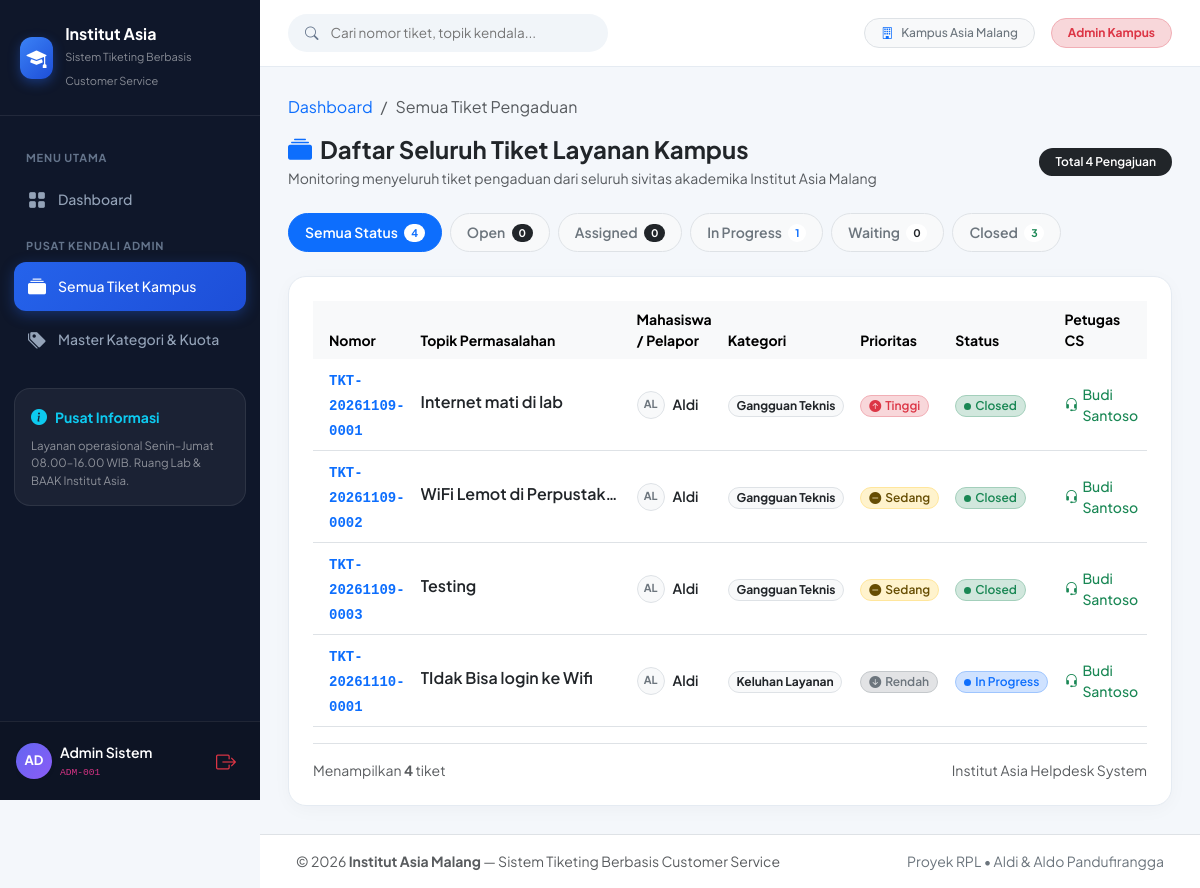
/admin/tiket (signed in), run on the app's committed database.
### tables this page shows
CREATE TABLE tiket (
    tiket_id    INTEGER PRIMARY KEY AUTOINCREMENT,
    nomor_unik  TEXT    NOT NULL UNIQUE,   -- format TKT-YYYYMMDD-XXXX
    judul       TEXT    NOT NULL,          -- wajib (BR-01, UC-02)
    deskripsi   TEXT    NOT NULL,          -- wajib (BR-01)
    kategori_id INTEGER NOT NULL
                REFERENCES kategori(kategori_id),
    prioritas   TEXT    NOT NULL DEFAULT 'Rendah'
                CHECK (prioritas IN ('Tinggi', 'Sedang', 'Rendah')),
    status      TEXT    NOT NULL DEFAULT 'Open'
                CHECK (status IN ('Open', 'Assigned', 'In Progress', 'Waiting', 'Closed')),
    customer_id INTEGER NOT NULL
                REFERENCES user(user_id),
    karyawan_id INTEGER
                REFERENCES user(user_id),  -- NULL sampai di-assign
    admin_id    INTEGER
                REFERENCES user(user_id),  -- NULL sampai di-assign
    dibuat_pada DATETIME NOT NULL DEFAULT CURRENT_TIMESTAMP,
    diperbarui  DATETIME NOT NULL DEFAULT CURRENT_TIMESTAMP
);

CREATE TABLE user (
    user_id           INTEGER PRIMARY KEY AUTOINCREMENT,
    nomor_identitas   TEXT    NOT NULL UNIQUE,  -- ADM-001, KRY-001, CST-001, dll.
    nama              TEXT    NOT NULL,
    email             TEXT    NOT NULL UNIQUE,
    password          TEXT    NOT NULL,          -- pbkdf2 hash (Werkzeug)
    role              TEXT    NOT NULL           -- 'admin' | 'karyawan' | 'customer'
                      CHECK (role IN ('admin', 'karyawan', 'customer')),
    aktif             INTEGER NOT NULL DEFAULT 1 -- 1=aktif, 0=nonaktif (BR-03)
                      CHECK (aktif IN (0, 1)),
    dibuat_pada       DATETIME NOT NULL DEFAULT CURRENT_TIMESTAMP
);

CREATE TABLE kategori (
    kategori_id INTEGER PRIMARY KEY AUTOINCREMENT,
    kode        TEXT    NOT NULL UNIQUE,
    nama        TEXT    NOT NULL UNIQUE,
    deskripsi   TEXT,
    kuota       INTEGER NOT NULL DEFAULT 50
                CHECK (kuota > 0),
    dibuat_pada DATETIME NOT NULL DEFAULT CURRENT_TIMESTAMP
);

### app.py (the view)
@app.route('/admin/tiket')
@role_required('admin')
def admin_tiket():
    db     = get_db()
    status = request.args.get('status', '')
    _ORDER = "ORDER BY CASE t.prioritas WHEN 'Tinggi' THEN 1 WHEN 'Sedang' THEN 2 ELSE 3 END, t.dibuat_pada ASC"
    _SELECT = '''
        SELECT  t.tiket_id, t.nomor_unik, t.judul,
                t.prioritas, t.status, t.dibuat_pada,
                uc.nama  AS nama_customer,
                k.nama   AS nama_kategori,
                kr.nama  AS nama_karyawan
        FROM    tiket t
        JOIN    user uc      ON t.customer_id = uc.user_id
        JOIN    kategori k   ON t.kategori_id = k.kategori_id
        LEFT JOIN user kr    ON t.karyawan_id = kr.user_id
    '''
    STATUSES = ('Open', 'Assigned', 'In Progress', 'Waiting', 'Closed')
    if status in STATUSES:
        rows = db.execute(
            f'{_SELECT} WHERE t.status = ? {_ORDER}', (status,)
        ).fetchall()
    else:
        status = ''
        rows   = db.execute(f'{_SELECT} {_ORDER}').fetchall()
    counts = {s: db.execute(
        'SELECT COUNT(*) FROM tiket WHERE status = ?', (s,)
    ).fetchone()[0] for s in STATUSES}
    counts['all'] = sum(counts.values())
    return render_template('tiket/daftar_admin.html',
                           rows=rows, status_filter=status, counts=counts,
                           STATUSES=STATUSES)

### app.py (called while the page is built)
def get_db() -> sqlite3.Connection:
    if 'db' not in g:
        g.db = sqlite3.connect(
            app.config['DATABASE'],
            detect_types=sqlite3.PARSE_DECLTYPES,
        )
        g.db.row_factory = sqlite3.Row
        g.db.execute('PRAGMA foreign_keys = ON')
    return g.db

def role_required(*roles):
    def decorator(f):
        @wraps(f)
        def decorated(*args, **kwargs):
            if 'user_id' not in session:
                flash('Silakan login terlebih dahulu.', 'warning')
                return redirect(url_for('login'))
            if session.get('role') not in roles:
                flash('Anda tidak memiliki izin untuk mengakses halaman ini.', 'danger')
                return redirect(url_for('dashboard'))
            return f(*args, **kwargs)
        return decorated
    return decorator

### templates/tiket/daftar_admin.html (shortened to what this page needs)
{% extends "base.html" %}
{% from '_macros.html' import badge_status, badge_prioritas %}
{% block content %}
<nav aria-label="breadcrumb" class="mb-3">
    <ol class="breadcrumb small">
        <li class="breadcrumb-item"><a href="{{ url_for('dashboard') }}" class="text-decoration-none">Dashboard</a></li>
        <li class="breadcrumb-item active">Semua Tiket Pengaduan</li>
    </ol>
</nav>
<div class="d-flex flex-column flex-md-row align-items-md-center justify-content-between gap-3 mb-4">
    <div>
        <h4 class="fw-bold mb-1 text-dark">
            <i class="bi bi-collection-fill text-primary me-2"></i>Daftar Seluruh Tiket Layanan Kampus
        </h4>
        <p class="text-muted small mb-0">
            Monitoring menyeluruh tiket pengaduan dari seluruh sivitas akademika Institut Asia Malang
        </p>
    </div>
    <span class="badge rounded-pill bg-dark px-3 py-2 fw-semibold">
        Total {{ counts.all }} Pengajuan
    </span>
</div>
<div class="d-flex flex-wrap gap-2 mb-4">
    <a href="{{ url_for('admin_tiket') }}"
       class="btn btn-sm rounded-pill px-3 py-2 fw-semibold shadow-xs {% if not status_filter %}btn-primary{% else %}btn-light border text-secondary{% endif %}">
        Semua Status <span class="badge rounded-pill {% if not status_filter %}bg-white text-primary{% else %}bg-secondary text-white{% endif %} ms-1">{{ counts.all }}</span>
    </a>
    <a href="{{ url_for('admin_tiket', status='Open') }}"
       class="btn btn-sm rounded-pill px-3 py-2 fw-semibold shadow-xs {% if status_filter == 'Open' %}btn-warning text-dark{% else %}btn-light border text-secondary{% endif %}">
        Open <span class="badge rounded-pill bg-dark text-white ms-1">{{ counts.Open }}</span>
    </a>
    <a href="{{ url_for('admin_tiket', status='Assigned') }}"
       class="btn btn-sm rounded-pill px-3 py-2 fw-semibold shadow-xs {% if status_filter == 'Assigned' %}btn-info text-white{% else %}btn-light border text-secondary{% endif %}">
        Assigned <span class="badge rounded-pill bg-dark text-white ms-1">{{ counts.Assigned }}</span>
    </a>
    <a href="{{ url_for('admin_tiket', status='In Progress') }}"
       class="btn btn-sm rounded-pill px-3 py-2 fw-semibold shadow-xs {% if status_filter == 'In Progress' %}btn-primary{% else %}btn-light border text-secondary{% endif %}">
        In Progress <span class="badge rounded-pill bg-white text-primary ms-1">{{ counts['In Progress'] }}</span>
    </a>
    <a href="{{ url_for('admin_tiket', status='Waiting') }}"
       class="btn btn-sm rounded-pill px-3 py-2 fw-semibold shadow-xs {% if status_filter == 'Waiting' %}btn-secondary{% else %}btn-light border text-secondary{% endif %}">
        Waiting <span class="badge rounded-pill bg-white text-dark ms-1">{{ counts.Waiting }}</span>
    </a>
    <a href="{{ url_for('admin_tiket', status='Closed') }}"
       class="btn btn-sm rounded-pill px-3 py-2 fw-semibold shadow-xs {% if status_filter == 'Closed' %}btn-success{% else %}btn-light border text-secondary{% endif %}">
        Closed <span class="badge rounded-pill bg-white text-success ms-1">{{ counts.Closed }}</span>
    </a>
</div>
<div class="card-modern p-4 bg-white">
    {% if rows %}
    <div class="table-responsive">
        <table class="table table-hover align-middle mb-0">
            <thead class="table-light rounded-3">
                <tr class="text-secondary small">
                    <th class="ps-3 border-0">Nomor</th>
                    <th class="border-0">Topik Permasalahan</th>
                    <th class="border-0">Mahasiswa / Pelapor</th>
                    <th class="border-0">Kategori</th>
                    <th class="border-0">Prioritas</th>
                    <th class="border-0">Status</th>
                    <th class="border-0">Petugas CS</th>
                </tr>
            </thead>
            <tbody>
                {% for t in rows %}
                <tr class="{{ 'table-danger-subtle' if t.prioritas == 'Tinggi' and t.status != 'Closed' else '' }}">
                    <td class="ps-3">
                        <code class="fw-bold text-primary">{{ t.nomor_unik }}</code>
                    </td>
                    <td>
                        <span class="fw-semibold text-dark text-truncate d-inline-block" style="max-width: 200px;" title="{{ t.judul }}">
                            {{ t.judul }}
                        </span>
                    </td>
                    <td>
                        <div class="d-flex align-items-center gap-2">
                            <div class="rounded-circle bg-light border d-flex align-items-center justify-content-center text-secondary fw-bold"
                                 style="width: 28px; height: 28px; font-size: 11px;">
                                {{ t.nama_customer[:2] | upper }}
                            </div>
                            <span class="small fw-semibold text-dark">{{ t.nama_customer }}</span>
                        </div>
                    </td>
                    <td>
                        <span class="badge rounded-pill bg-light text-dark border small">{{ t.nama_kategori }}</span>
                    </td>
                    <td>{{ badge_prioritas(t.prioritas) }}</td>
                    <td>{{ badge_status(t.status) }}</td>
                    <td>
                        {% if t.nama_karyawan %}
                            <span class="small fw-medium text-success d-inline-flex align-items-center gap-1">
                                <i class="bi bi-headset"></i> {{ t.nama_karyawan }}
                            </span>
                        {% else %}
                            <span class="small text-muted fst-italic">Belum di-assign</span>
                        {% endif %}
                    </td>
                </tr>
                {% endfor %}
            </tbody>
        </table>
    </div>
    <div class="d-flex align-items-center justify-content-between pt-3 mt-3 border-top small text-muted">
        <span>Menampilkan <strong>{{ rows | length }}</strong> tiket</span>
        <span>Institut Asia Helpdesk System</span>
    </div>
    {% else %}
    <div class="text-center py-5 text-muted">
        <i class="bi bi-inbox display-5 text-secondary opacity-50 d-block mb-2"></i>
        <h6 class="fw-bold text-dark mb-1">Tidak Ada Tiket Ditemukan</h6>
        <p class="small mb-0">Belum ada pengajuan dengan filter status yang dipilih.</p>
    </div>
    {% endif %}
</div>
{% endblock %}

### templates/_macros.html (shortened to what this page needs)
{% macro badge_status(status) %}
  {% if status == 'Open' %}
    <span class="badge rounded-pill bg-secondary-subtle text-secondary border border-secondary-subtle px-2 py-1 fw-semibold d-inline-flex align-items-center gap-1">
      <span class="status-dot bg-secondary"></span> Open
    </span>
  {% elif status == 'Assigned' %}
    <span class="badge rounded-pill bg-info-subtle text-info-emphasis border border-info-subtle px-2 py-1 fw-semibold d-inline-flex align-items-center gap-1">
      <span class="status-dot bg-info"></span> Assigned
    </span>
  {% elif status == 'In Progress' %}
    <span class="badge rounded-pill bg-primary-subtle text-primary border border-primary-subtle px-2 py-1 fw-semibold d-inline-flex align-items-center gap-1">
      <span class="status-dot bg-primary"></span> In Progress
    </span>
  {% elif status == 'Waiting' %}
    <span class="badge rounded-pill bg-warning-subtle text-warning-emphasis border border-warning-subtle px-2 py-1 fw-semibold d-inline-flex align-items-center gap-1">
      <span class="status-dot bg-warning"></span> Waiting
    </span>
  {% elif status == 'Closed' %}
    <span class="badge rounded-pill bg-success-subtle text-success border border-success-subtle px-2 py-1 fw-semibold d-inline-flex align-items-center gap-1">
      <span class="status-dot bg-success"></span> Closed
    </span>
  {% else %}
    <span class="badge rounded-pill bg-light text-dark border px-2 py-1">{{ status }}</span>
  {% endif %}
{% endmacro %}
{% macro badge_prioritas(prioritas) %}
  {% if prioritas == 'Tinggi' %}
    <span class="badge rounded-pill bg-danger-subtle text-danger border border-danger-subtle px-2 py-1 fw-semibold d-inline-flex align-items-center gap-1">
      <i class="bi bi-arrow-up-circle-fill"></i> Tinggi
    </span>
  {% elif prioritas == 'Sedang' %}
    <span class="badge rounded-pill bg-warning-subtle text-warning-emphasis border border-warning-subtle px-2 py-1 fw-semibold d-inline-flex align-items-center gap-1">
      <i class="bi bi-dash-circle-fill"></i> Sedang
    </span>
  {% else %}
    <span class="badge rounded-pill bg-secondary-subtle text-secondary border border-secondary-subtle px-2 py-1 fw-semibold d-inline-flex align-items-center gap-1">
      <i class="bi bi-arrow-down-circle-fill"></i> Rendah
    </span>
  {% endif %}
{% endmacro %}

### templates/base.html (style rules this page uses)
:root { --primary-color: #2563EB; --primary-hover: #1D4ED8; --primary-light: #EFF6FF; --sidebar-bg: #0F172A; --sidebar-hover: #1E293B; --sidebar-active: #3B82F6; --body-bg: #F4F7FB; --card-border: #E5EBF2; --text-main: #1E293B; --text-muted: #64748B; }
body { font-family: 'Plus Jakarta Sans', sans-serif; background-color: var(--body-bg); color: var(--text-main); min-height: 100vh; margin: 0; overflow-x: hidden; }
.status-dot { width: 7px; height: 7px; border-radius: 50%; display: inline-block; }
.card-modern { background: #FFFFFF; border: 1px solid var(--card-border); border-radius: 18px; box-shadow: 0 4px 20px -2px rgba(15, 23, 42, 0.04); transition: all 0.25s ease; }

### data on the page
tiket: nomor_unik "TKT-20261109-0001", judul "Internet mati di lab", nama "AL", nama_customer "Aldi", nama_kategori "Gangguan Teknis", prioritas "Tinggi" (drawn), status "Closed" (drawn), nama_karyawan "Budi Santoso"
tiket: nomor_unik "TKT-20261109-0002", judul "WiFi Lemot di Perpustak…", nama "AL", nama_customer "Aldi", nama_kategori "Gangguan Teknis", prioritas "Sedang" (drawn), status "Closed" (drawn), nama_karyawan "Budi Santoso"
tiket: nomor_unik "TKT-20261109-0003", judul "Testing", nama "AL", nama_customer "Aldi", nama_kategori "Gangguan Teknis", prioritas "Sedang" (drawn), status "Closed" (drawn), nama_karyawan "Budi Santoso"
tiket: nomor_unik "TKT-20261110-0001", judul "TIdak Bisa login ke Wifi", nama "AL", nama_customer "Aldi", nama_kategori "Keluhan Layanan", prioritas "Rendah" (drawn), status "In Progress" (drawn), nama_karyawan "Budi Santoso"

### other printed values
{{ session.nama[:2] | upper }} "AD"
{{ session.nama }} "Admin Sistem"
{{ session.nomor_identitas }} "ADM-001"
{{ counts.all }} "4"
{{ counts.Open }} "0"
{{ counts.Assigned }} "0"
{{ counts['In Progress'] }} "1"
{{ counts.Waiting }} "0"
{{ counts.Closed }} "3"
{{ rows | length }} "4"
